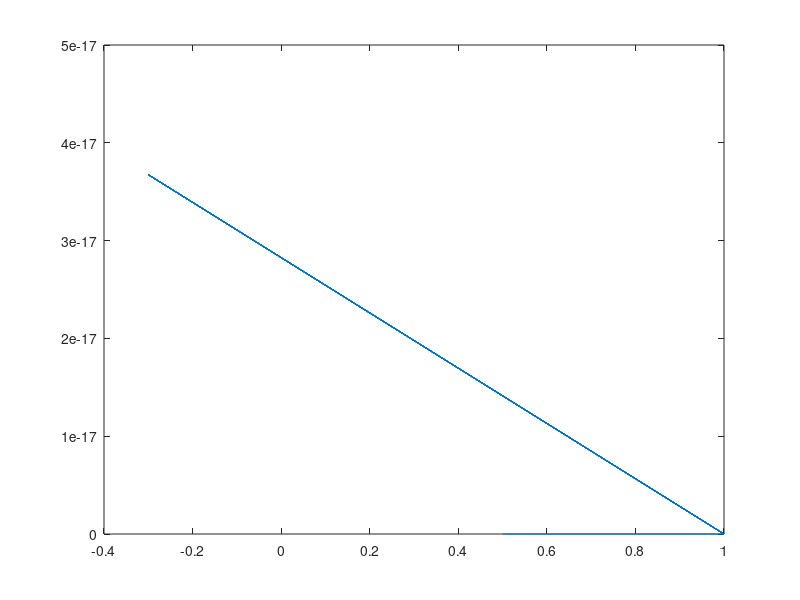

MATLAB code to generate this figure: (Note: this script raises an error after producing the figure.)

idx = linspace(0, 10*pi, 1001);
idx = idx(1:end-1);

D = 100;

a = sign(sin(idx)) + 1;
a = a/max(a(:));

a(a==0) = .3*exp(2*pi*i * 0.5);
NA = 3.01*6.7500e-04;

plot(a)

plot(abs(imageSim(a, D, .0135, NA)))


%%


idx = linspace(0, 10*pi, 201);
idx = idx(1:end-1);

D = [100, 100];

a = sign(sin(idx)) + 1;


A = ones(size(idx))'* a;

a = a/max(a(:));

NA = 3.01*6.7500e-04;


imagesc(abs(imageSim(A, D, .0135, NA)))
